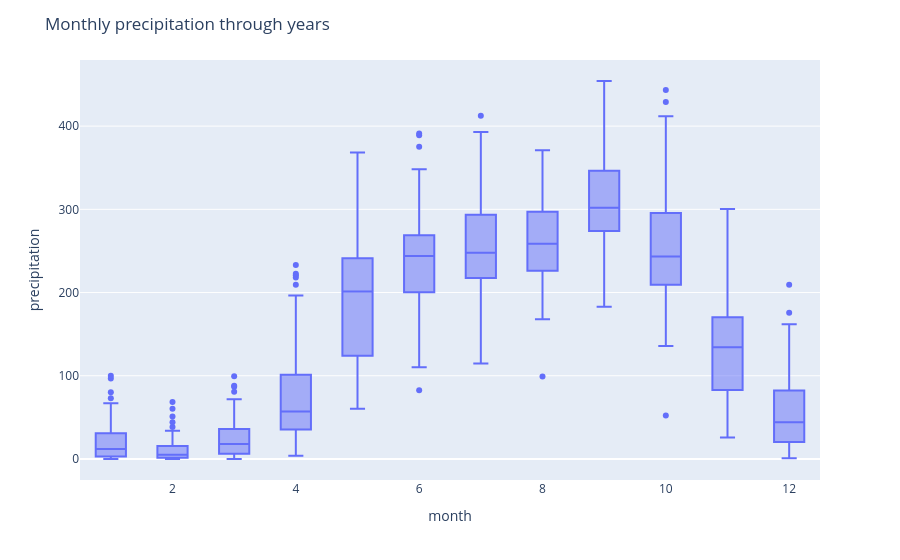

Notebook source saved alongside this figure:
### Markdown cell above
The graph reveals that the majority of months had relatively low precipitation levels, particularly between 0 and 50 mm, with a sharp decline in frequency as precipitation increases. 
This suggests that lower precipitation events are far more common than higher ones. There is also a noticeable spread of months with moderate precipitation levels (between 100 mm and 250 mm), but extreme precipitation events beyond 300 mm are rare. 
Overall, the distribution indicates a climate where low to moderate precipitation dominates, with very few occurrences of high rainfall over the period examined.

### Code cell
fig = px.box(precipitation_df,'month','precipitation')
fig.update_layout(title='Monthly precipitation through years')
fig.show()

### Figure 1 — Plotly figure (JSON) as saved in the notebook; plotly's stock layout.template omitted (floating-point values rounded to 4 significant figures; data arrays with more than 128 entries replaced by an {"elided": "..."} marker saying what was removed)
{"data": [{"alignmentgroup": "True", "hovertemplate": "month=%{x}<br>precipitation=%{y}<extra></extra>", "legendgroup": "", "marker": {"color": "#636efa"}, "name": "", "notched": false, "offsetgroup": "", "orientation": "v", "showlegend": false, "type": "box", "x": {"elided": "1009 int values"}, "x0": " ", "xaxis": "x", "y": {"elided": "1009 float values"}, "y0": " ", "yaxis": "y"}], "layout": {"boxmode": "group", "legend": {"tracegroupgap": 0}, "margin": {"t": 60}, "title": {"text": "Monthly precipitation through years"}, "xaxis": {"anchor": "y", "domain": [0, 1], "title": {"text": "month"}}, "yaxis": {"anchor": "x", "domain": [0, 1], "title": {"text": "precipitation"}}}}
